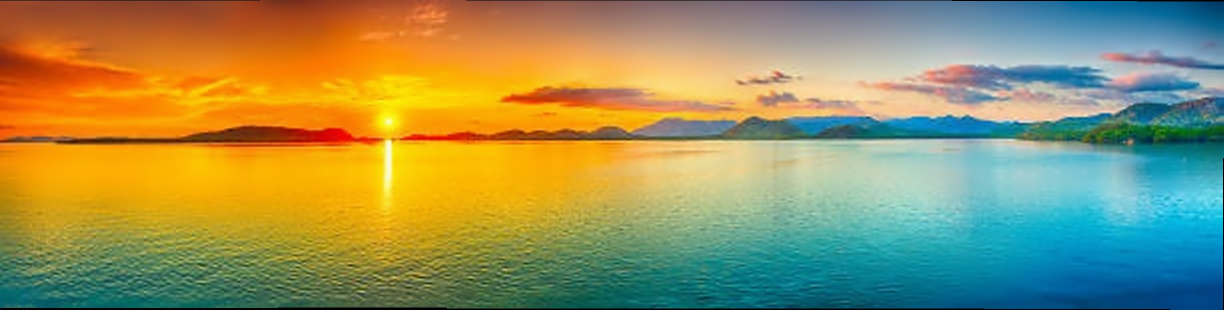
#> input picture Tps/TP8/Part 2 codes TP 8/stitching/pano.jpg, 2447 x 619 px (shown at 1/2 size)
$ python -i stitch.py   (imports and definitions only)
#> lines starting #> are read from the running program, lines starting #| are printed output that depends on the picture; after the words box and inside, x2 and y2 are one past the last pixel; in counts of white or black regions, pixels touching at a corner belong together
#> further down, picture is the input picture: shape (619, 2447, 3); mean B, G, R 93, 146.1, 151.1
"""Image stitching with OpenCV.

Methods (--method):
  manual    SIFT + ratio test + RANSAC, greedy incremental assembly against the growing
            mosaic (order of files does not matter), distance-transform feather blending.
  scans     OpenCV Stitcher, SCANS mode (flat surface, camera translation).
  panorama  OpenCV Stitcher, PANORAMA mode (camera rotating in place).
  stitcher  OpenCV Stitcher only, mode chosen automatically: tries scans then panorama.
  auto      tries manual, scans, panorama in this order.
            For stitcher and auto, each result is scored with a fidelity measure; the
            search stops at the first result above --good, otherwise the best one is kept.
            Built-in Stitcher runs are killed after --timeout seconds.

Fidelity: each input image is searched in the final panorama with normalized
cross-correlation and the worst piece gives the score. A faithful stitch contains every
piece almost unchanged (score close to 1); ghosting, distortion or a missing piece lower it.

The result is cropped to the largest rectangle free of black pixels.

Input: one folder containing the image files to stitch together.
Output: a single panorama image.

Usage:
    python stitch.py parts/ -o pano.jpg --scale 2
    python stitch.py parts/ --method manual --model affine
    python stitch.py parts/ --method stitcher --timeout 60
    python stitch.py parts/ --method scans --timeout 120
"""
import argparse
import glob
import multiprocessing
import os
import sys
from queue import Empty

import cv2
import numpy as np

# [1 line not run here, left out]


# [65 lines left out: functions load_images, builtin_worker, stitch_builtin, fidelity, not called in this run]


def prep_gray(img):
    g = cv2.cvtColor(img, cv2.COLOR_BGR2GRAY)
    return cv2.createCLAHE(clipLimit=2.0, tileGridSize=(8, 8)).apply(g)


# [87 lines left out: functions estimate_transform, blend_into, stitch_manual, not called in this run]


def largest_inner_rect(valid):
    """Largest axis-aligned rectangle with no invalid pixel. Returns (x0, y0, x1, y1)."""
    h, w = valid.shape
    heights = np.zeros(w, dtype=int)
    best_area, best = 0, (0, 0, w, h)
    for y in range(h):
        heights = np.where(valid[y], heights + 1, 0)
        stack = []
        for x in range(w + 1):
            cur = heights[x] if x < w else 0
            start = x
            while stack and stack[-1][1] >= cur:
                sx, sh = stack.pop()
                area = sh * (x - sx)
                if area > best_area:
                    best_area, best = area, (sx, y - sh + 1, x, y + 1)
                start = sx
            stack.append((start, cur))
    return best


def crop_black(img, max_side=600):
#> called with max_side = 600
    h, w = img.shape[:2]
#> h = 619; w = 2447
    void = (~np.any(img > 0, axis=2)).astype(np.uint8)
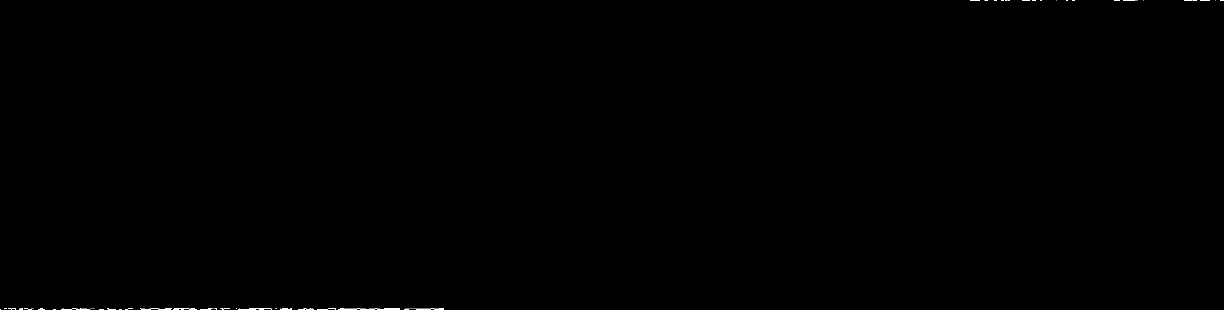
#> void: shape (619, 2447) (shown at 1/2 size); values 0 (black) and 1 (white), 0.07% white in thin lines or dots
    _, labels = cv2.connectedComponents(void, connectivity=4)
#> labels: shape (619, 2447) int32; 239 distinct labels, from 0 to 238
    edge = np.unique(np.concatenate([labels[0], labels[-1], labels[:, 0], labels[:, -1]]))
#> edge = 146 values from 0 to 238
    valid = (~np.isin(labels, edge[edge > 0])).astype(np.uint8)
#> valid: shape (619, 2447); values 0 (black) and 1 (white), 99.9% white; black in thin lines or dots
    valid = cv2.erode(valid, np.ones((3, 3), np.uint8))
#> valid: shape (619, 2447); values 0 (black) and 1 (white), 99.9% white; 44 black regions (13 under 20 px), largest, box (x1, y1, x2, y2) and area: (316, 616, 395, 619) 217, (475, 616, 545, 619) 190, (754, 616, 801, 619) 128
    if valid.sum() == 0:
        return img
    s = min(1.0, max_side / max(h, w))
#> s = 0.245
    small = cv2.resize(valid, None, fx=s, fy=s, interpolation=cv2.INTER_NEAREST)
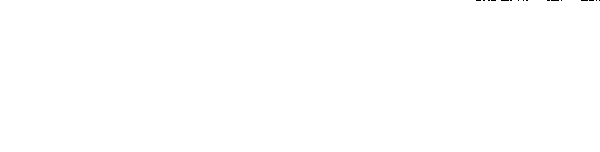
#> small: shape (152, 600); values 0 (black) and 1 (white), 99.9% white; black in thin lines or dots, all inside (x1, y1, x2, y2) = (476, 0, 600, 1)
    x0, y0, x1, y1 = largest_inner_rect(small > 0)
#> after the loop in largest_inner_rect, `for y in range(h):`: best = (0, 1, 600, 152); best_area = 90600; heights = 600 values, max 152 at index 0, min 151 at index 476, mean 151.9
#> x0 = 0; y0 = 1; x1 = 600; y1 = 152
    m = int(np.ceil(1 / s)) + 1
#> m = 6
    x0, y0 = int(x0 / s) + m, int(y0 / s) + m
#> x0 = 6; y0 = 10
    x1, y1 = min(w, int(x1 / s) - m), min(h, int(y1 / s) - m)
#> x1 = 2441; y1 = 613
    return img[y0:y1, x0:x1] if x1 > x0 and y1 > y0 else img
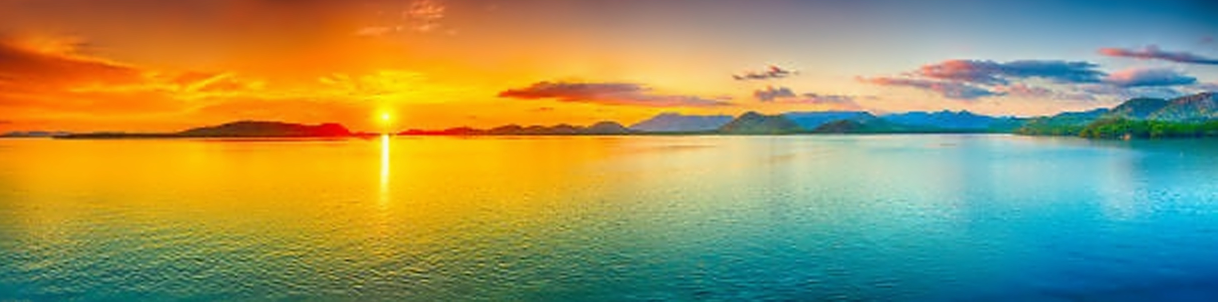
#> returned value: shape (603, 2435, 3) (shown at 1/2 size); mean of channels 0, 1, 2 93.5, 148.3, 153.6; drawn as B, G, R


# [44 lines left out: function main, not called in this run]


# [3 lines not run here, left out]

>>> import cv2
>>> picture = cv2.imread('../TP8/Part 2 codes TP 8/stitching/pano.jpg')
>>> result = crop_black(picture)
